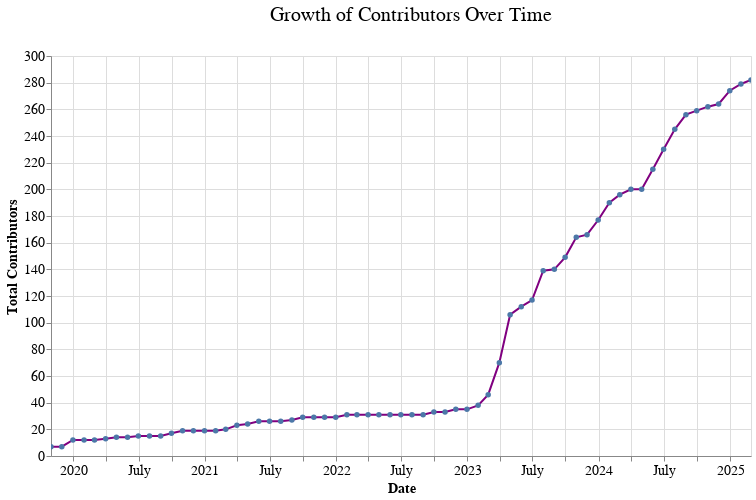

The notebook cell this image was saved under:
### Code cell
# Create an Altair line chart
chart = alt.Chart(cumulative_growth).mark_line(point=True).encode(
    x=alt.X("date:T", title="Date"),
    y=alt.Y("cumulative_contributors:Q", title="Total Contributors"),
    tooltip=["date:T", "cumulative_contributors:Q"]
).properties(
    title="Growth of Contributors Over Time",
    width=700,
    height=400
).interactive()

chart

### Figure 1 — Vega-Lite specification as saved in the notebook (floating-point values rounded to 4 significant figures)
{"config": {"title": {"fontSize": 20, "font": "Poppins", "anchor": "middle", "color": "black", "fontWeight": 400, "dy": -20, "dx": 10}, "axis": {"labelFontSize": 14, "titleFontSize": 14, "titleFont": "Poppins", "labelFont": "Poppins"}, "axisX": {"labelAngle": 0}, "legend": {"labelFontSize": 12, "titleFontSize": 14, "titleFont": "Poppins", "labelFont": "Poppins"}, "bar": {"color": "purple", "fill": "purple"}, "line": {"color": "purple"}, "view": {"height": 300, "width": 600, "padding": {"top": 190, "left": 10, "right": 10, "bottom": 90}}}, "data": {"name": "data-d4bf0ee3efcadd134d85291d6c8017cc"}, "mark": {"type": "line", "point": true}, "encoding": {"tooltip": [{"field": "date", "type": "temporal"}, {"field": "cumulative_contributors", "type": "quantitative"}], "x": {"field": "date", "title": "Date", "type": "temporal"}, "y": {"field": "cumulative_contributors", "title": "Total Contributors", "type": "quantitative"}}, "height": 400, "params": [{"name": "param_2", "select": {"type": "interval", "encodings": ["x", "y"]}, "bind": "scales"}], "title": "Growth of Contributors Over Time", "width": 700, "$schema": "https://vega.github.io/schema/vega-lite/v5.17.0.json", "datasets": {"data-d4bf0ee3efcadd134d85291d6c8017cc": [{"date": "2019-10-31T00:00:00", "cumulative_contributors": 7}, {"date": "2019-11-30T00:00:00", "cumulative_contributors": 7}, {"date": "2019-12-31T00:00:00", "cumulative_contributors": 12}, {"date": "2020-01-31T00:00:00", "cumulative_contributors": 12}, {"date": "2020-02-29T00:00:00", "cumulative_contributors": 12}, {"date": "2020-03-31T00:00:00", "cumulative_contributors": 13}, {"date": "2020-04-30T00:00:00", "cumulative_contributors": 14}, {"date": "2020-05-31T00:00:00", "cumulative_contributors": 14}, {"date": "2020-06-30T00:00:00", "cumulative_contributors": 15}, {"date": "2020-07-31T00:00:00", "cumulative_contributors": 15}, {"date": "2020-08-31T00:00:00", "cumulative_contributors": 15}, {"date": "2020-09-30T00:00:00", "cumulative_contributors": 17}, {"date": "2020-10-31T00:00:00", "cumulative_contributors": 19}, {"date": "2020-11-30T00:00:00", "cumulative_contributors": 19}, {"date": "2020-12-31T00:00:00", "cumulative_contributors": 19}, {"date": "2021-01-31T00:00:00", "cumulative_contributors": 19}, {"date": "2021-02-28T00:00:00", "cumulative_contributors": 20}, {"date": "2021-03-31T00:00:00", "cumulative_contributors": 23}, {"date": "2021-04-30T00:00:00", "cumulative_contributors": 24}, {"date": "2021-05-31T00:00:00", "cumulative_contributors": 26}, {"date": "2021-06-30T00:00:00", "cumulative_contributors": 26}, {"date": "2021-07-31T00:00:00", "cumulative_contributors": 26}, {"date": "2021-08-31T00:00:00", "cumulative_contributors": 27}, {"date": "2021-09-30T00:00:00", "cumulative_contributors": 29}, {"date": "2021-10-31T00:00:00", "cumulative_contributors": 29}, {"date": "2021-11-30T00:00:00", "cumulative_contributors": 29}, {"date": "2021-12-31T00:00:00", "cumulative_contributors": 29}, {"date": "2022-01-31T00:00:00", "cumulative_contributors": 31}, {"date": "2022-02-28T00:00:00", "cumulative_contributors": 31}, {"date": "2022-03-31T00:00:00", "cumulative_contributors": 31}, {"date": "2022-04-30T00:00:00", "cumulative_contributors": 31}, {"date": "2022-05-31T00:00:00", "cumulative_contributors": 31}, {"date": "2022-06-30T00:00:00", "cumulative_contributors": 31}, {"date": "2022-07-31T00:00:00", "cumulative_contributors": 31}, {"date": "2022-08-31T00:00:00", "cumulative_contributors": 31}, {"date": "2022-09-30T00:00:00", "cumulative_contributors": 33}, {"date": "2022-10-31T00:00:00", "cumulative_contributors": 33}, {"date": "2022-11-30T00:00:00", "cumulative_contributors": 35}, {"date": "2022-12-31T00:00:00", "cumulative_contributors": 35}, {"date": "2023-01-31T00:00:00", "cumulative_contributors": 38}, {"date": "2023-02-28T00:00:00", "cumulative_contributors": 46}, {"date": "2023-03-31T00:00:00", "cumulative_contributors": 70}, {"date": "2023-04-30T00:00:00", "cumulative_contributors": 106}, {"date": "2023-05-31T00:00:00", "cumulative_contributors": 112}, {"date": "2023-06-30T00:00:00", "cumulative_contributors": 117}, {"date": "2023-07-31T00:00:00", "cumulative_contributors": 139}, {"date": "2023-08-31T00:00:00", "cumulative_contributors": 140}, {"date": "2023-09-30T00:00:00", "cumulative_contributors": 149}, {"date": "2023-10-31T00:00:00", "cumulative_contributors": 164}, {"date": "2023-11-30T00:00:00", "cumulative_contributors": 166}, {"date": "2023-12-31T00:00:00", "cumulative_contributors": 177}, {"date": "2024-01-31T00:00:00", "cumulative_contributors": 190}, {"date": "2024-02-29T00:00:00", "cumulative_contributors": 196}, {"date": "2024-03-31T00:00:00", "cumulative_contributors": 200}, {"date": "2024-04-30T00:00:00", "cumulative_contributors": 200}, {"date": "2024-05-31T00:00:00", "cumulative_contributors": 215}, {"date": "2024-06-30T00:00:00", "cumulative_contributors": 230}, {"date": "2024-07-31T00:00:00", "cumulative_contributors": 245}, {"date": "2024-08-31T00:00:00", "cumulative_contributors": 256}, {"date": "2024-09-30T00:00:00", "cumulative_contributors": 259}, {"date": "2024-10-31T00:00:00", "cumulative_contributors": 262}, {"date": "2024-11-30T00:00:00", "cumulative_contributors": 264}, {"date": "2024-12-31T00:00:00", "cumulative_contributors": 274}, {"date": "2025-01-31T00:00:00", "cumulative_contributors": 279}, {"date": "2025-02-28T00:00:00", "cumulative_contributors": 282}]}}
